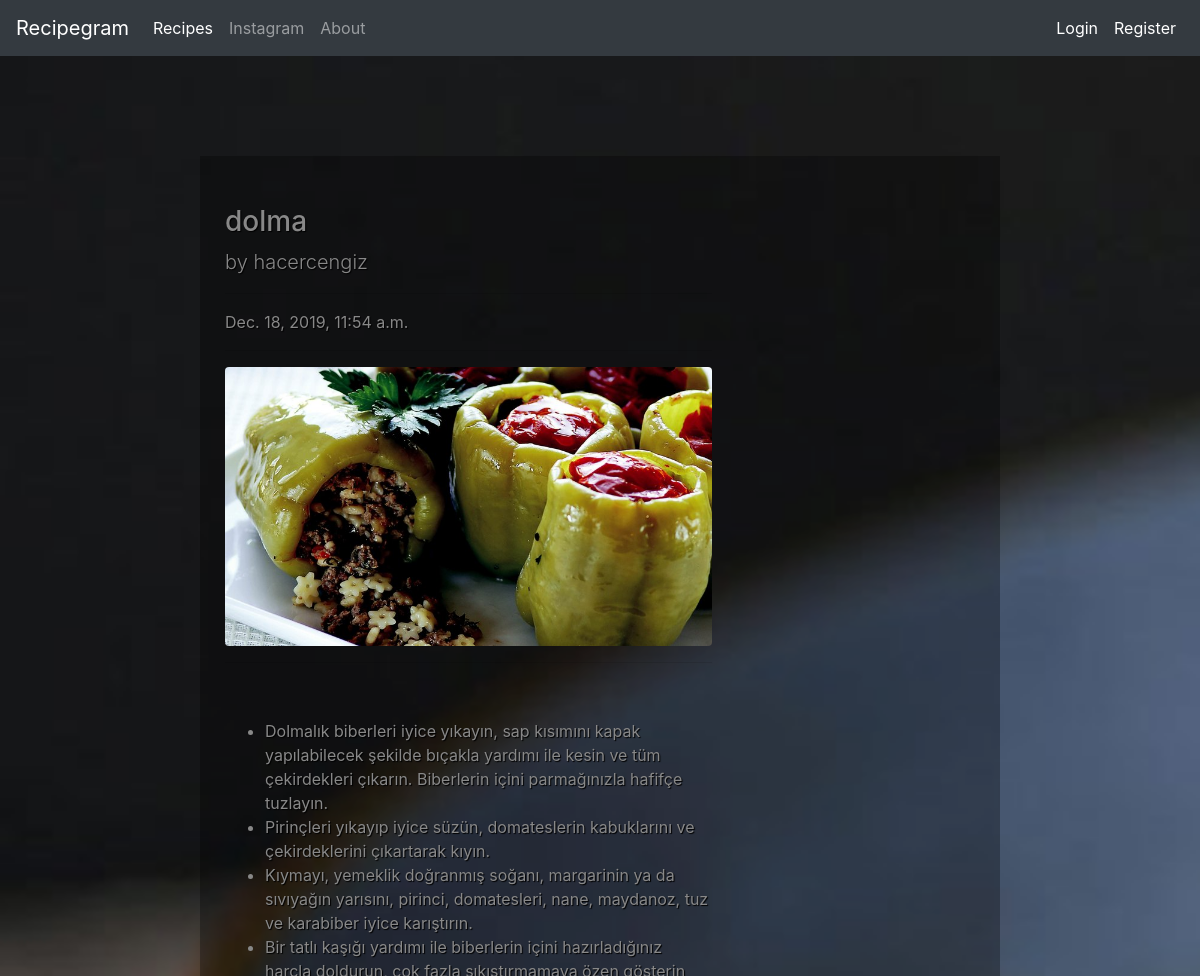
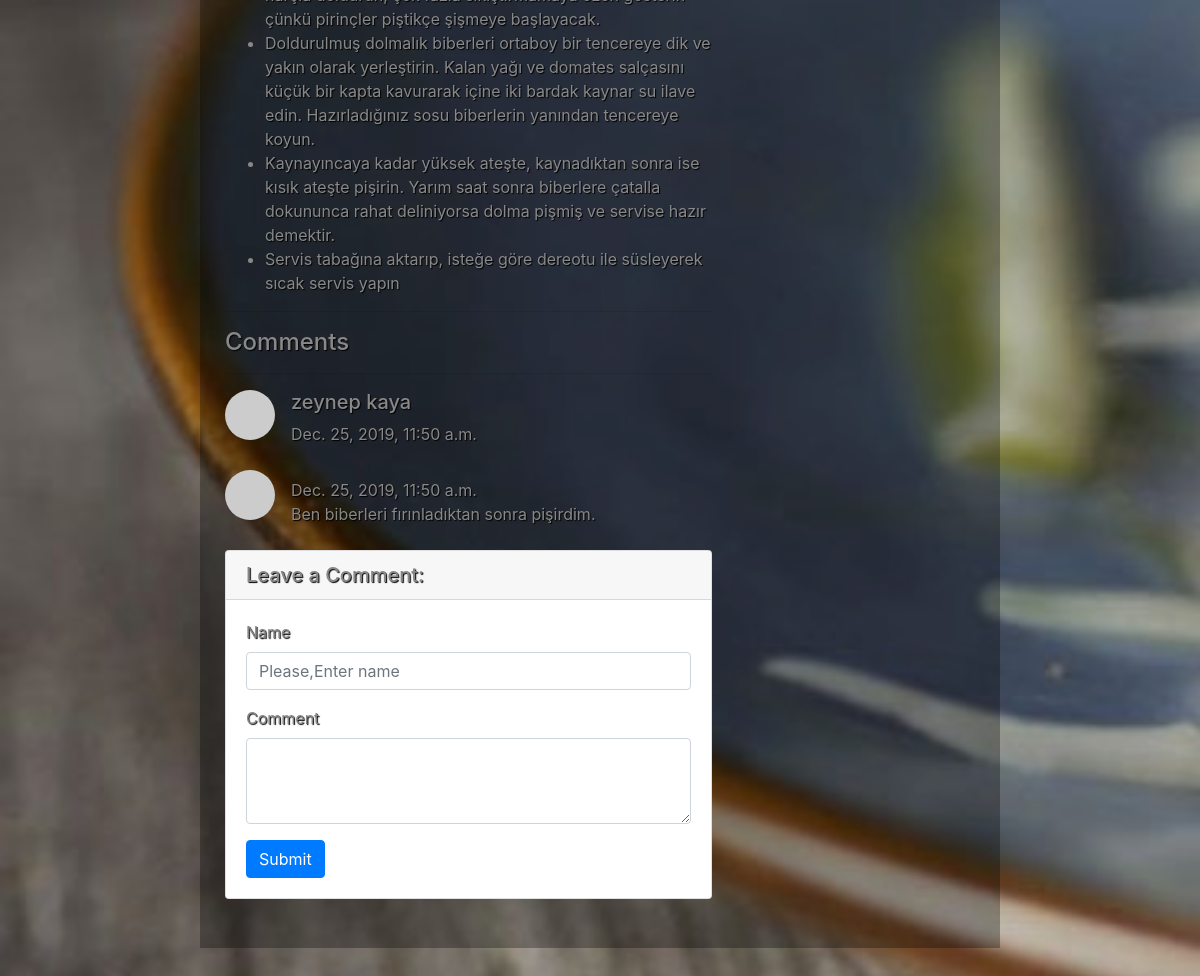
Page /recipes/recipe/18 on the committed database (2 pictures, top to bottom).
### recipes/models.py (models this page shows, shortened)
class Recipe(models.Model):
    author = models.ForeignKey("auth.User", on_delete = models.CASCADE)
    title = models.CharField(max_length = 50)
    content = RichTextField()
    created_date = models.DateTimeField(auto_now_add=True)
    recipe_image = models.FileField(blank = True , null = True , verbose_name = "Please,Add an image...")

class Comment(models.Model):
    recipe = models.ForeignKey(Recipe, on_delete=models.CASCADE,verbose_name = "Recipe",related_name="comments")
    comment_author = models.CharField(max_length = 50, verbose_name = "name")
    comment_content = models.CharField(max_length = 200, verbose_name = "comment")
    comment_date = models.DateTimeField(auto_now_add=True)

### recipes/views.py (the view)
# urls.py: path('recipe/<int:id>',views.detail, name = "detail"),
def detail(request,id):
    recipe = get_object_or_404(Recipe, id = id)
    comments =recipe.comments.all()
    return render(request,"detail.html",{"recipe":recipe,"comments":comments})

### templates/detail.html (shortened to what this page needs)
{% extends "layout.html" %}
{% load static %}
{% block body %}
 <link rel="stylesheet" href="{% static 'css/details.css' %}">
    <div class="row" id="div_dashboard">
      <div class="col-lg-8">
        <h3 class="mt-4">{{recipe.title}}</h3>
        <p class="lead">
          by
            {{recipe.author.username}}
        </p>
        <hr>
        <p>{{recipe.created_date}}</p>
        <hr>
        {% if recipe.recipe_image %}
          <img class="img-fluid rounded" src="{{recipe.recipe_image.url}}" alt="">
        {% endif %}
        <hr>
        <p class="lead">
            {{recipe.content|safe}}
        </p>
        <hr>
        <h4>Comments</h4>
        <hr>
        {% if comments %}
          {% for comment in comments %}
           <div class="media mb-4">
            <img class="d-flex mr-3 rounded-circle" src="http://placehold.it/50x50" alt="">
            <div class="media-body">
              <h5 class="mt-0">{{comment.comment_author}}</h5>
              {{comment.comment_date}} <br>
              {{comment.comment_content}}
            </div>
          </div>
          {% endfor %}
        {% else %}
        <div class="alert alert-danger">
          There is no comment here.You can do it:)
        </div>
        {% endif %}
        <div class="card my-4">
          <h5 class="card-header">Leave a Comment:</h5>
          <div class="card-body">
            <form method = "post" action="{% url 'recipes:comment' recipe.id %}">
              <div class="form-group">
                  <label for="formGroupExampleInput">Name</label>
                  <input name = "comment_author" type="text" class="form-control" id="formGroupExampleInput" placeholder="Please,Enter name">
                </div>
              <div class="form-group">
                  <label for="formGroupExampleInput">Comment</label>
                <textarea name = "comment_content" class="form-control" rows="3"></textarea>
              </div>
              <button type="submit" class="btn btn-primary">Submit</button>
            </form>
          </div>
        </div>
          </div>
        </div>
{% endblock body %}

### static/css/details.css (style rules this page uses)
body { background: url('plate.jpg') no-repeat; background-size: cover; }
#div_dashboard { margin-left:auto; margin-right:auto; max-width: 800px; background-color: blanchedalmond; background: rgba(0, 0, 0, 0.3); padding: 25px 15px 25px 10px; text-shadow: 1px 1px 1px black; color: #888; }

### rows in the picture
Recipe: title "dolma", author.username "hacercengiz", created_date "Dec. 18, 2019, 11:54 a.m.", recipe_image (picture), content "Dolmalık biberleri iyice yıkayın, sap kısımını kapak yapılabilecek şekilde bıçakla yardımı ile kesin ve tüm çekirdekleri çıkarın. Biberlerin içini parmağınızla hafifçe tuzlayın. Pirinçleri yıkayıp iyice süzün, domateslerin kabuklarını ve çekirdeklerini çıkartarak kıyın. Kıymayı, yemeklik doğranmış soğanı, margarinin ya da sıvıyağın yarısını, pirinci, domatesleri, nane, maydanoz, tuz ve karabiber iyice karıştırın. Bir tatlı kaşığı yardımı ile biberlerin içini hazırladığınız harçla doldurun, çok fazla sıkıştırmamaya özen gösterin çünkü pirinçler piştikçe şişmeye başlayacak. Doldurulmuş dolmalık biberleri ortaboy bir tencereye dik ve yakın olarak yerleştirin. Kalan yağı ve domates salçasını…"
Comment: comment_author "zeynep kaya", comment_date "Dec. 25, 2019, 11:50 a.m."
Comment: comment_date "Dec. 25, 2019, 11:50 a.m.", comment_content "Ben biberleri fırınladıktan sonra pişirdim."
